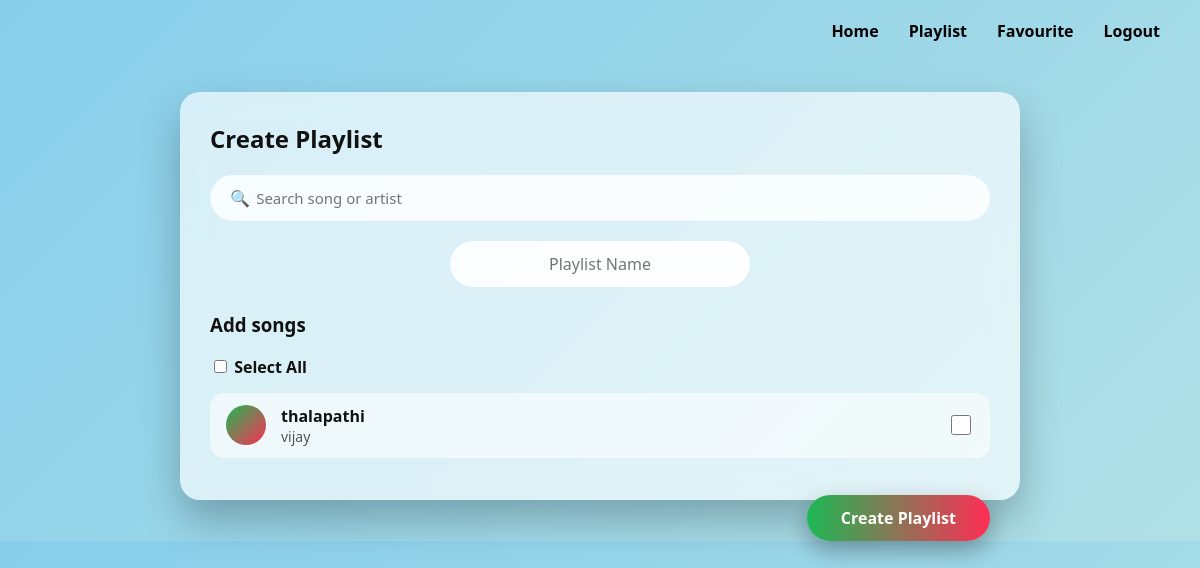
The page /create-playlist (signed in) on the database as committed earlier.
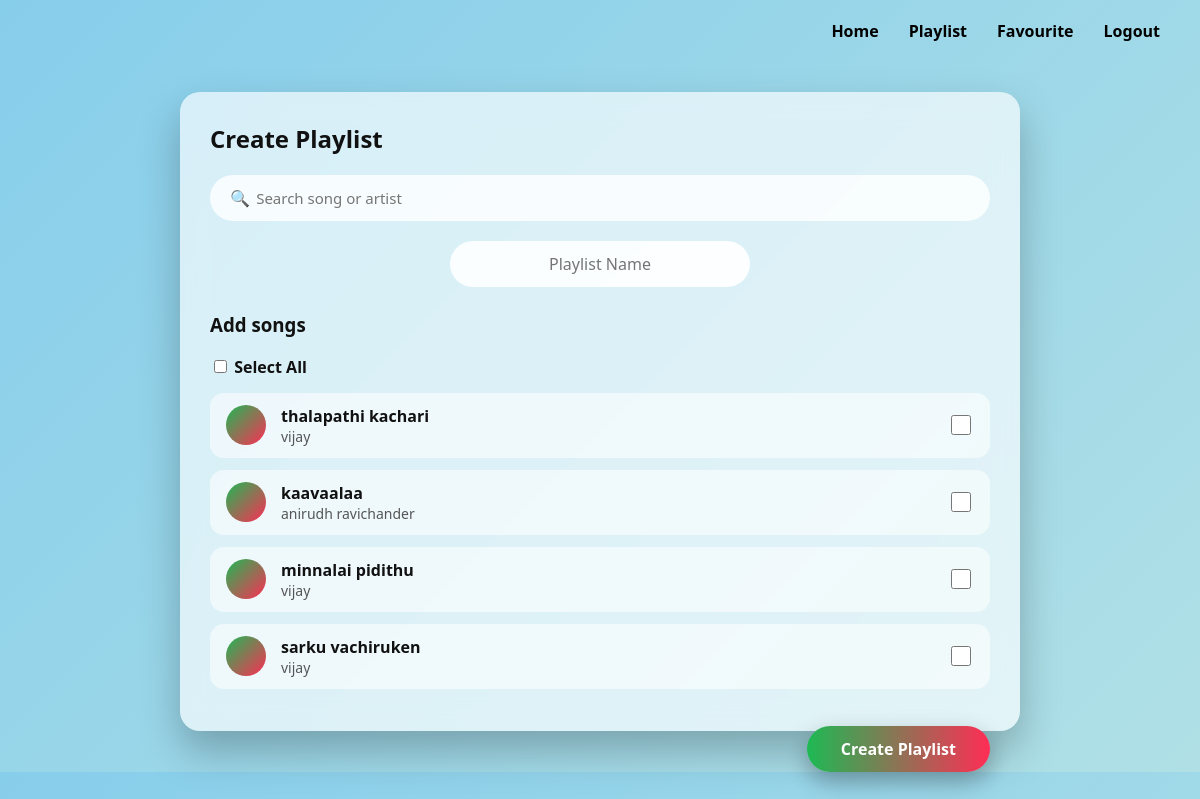
The same page on the database as committed later.
### controller/models.py (models this page shows)
class Song(Base):
    __tablename__ = "songs"
    id = Column(Integer, primary_key=True)
    title = Column(String, nullable=False)
    artist_name = Column(String, nullable=False)
    genre = Column(String)
    language = Column(String)
    file_path = Column(String, nullable=False)
    uploader_id = Column(Integer, ForeignKey("users.id"))

### main.py (the view, shortened to what this page needs)
@app.route("/create-playlist", methods=["GET", "POST"])
def create_playlist():
    if session.get("role") != "listener":
        return redirect("/login")
    db = SessionLocal()
    songs = db.query(Song).all()
    db.close()
    return render_template("create_playlist.html", songs=songs)

### templates/create_playlist.html (shortened to what this page needs)
<!DOCTYPE html>
<html lang="en">
<head>
</head>
<body>
<div class="navbar">
    <a href="/listener-dashboard">Home</a>
    <a href="/playlist">Playlist</a>
    <a href="/favourite">Favourite</a>
    <a href="/logout">Logout</a>
</div>
<div class="container">
<h2>Create Playlist</h2>
<div class="search">
    🔍 <input type="text" id="searchInput" placeholder="Search song or artist">
</div>
<input class="playlist-name"
       id="playlistName"
       placeholder="Playlist Name"
       required>
<h3>Add songs</h3>
<div class="select-all">
    <input type="checkbox" id="selectAll"> Select All
</div>
<div id="songList">
{% for song in songs %}
<div class="song-row" data-name="{{ song.title }} {{ song.artist_name }}">
    <div class="song-img"></div>
    <div class="song-info">
        <div class="song-title">{{ song.title }}</div>
        <div class="song-artist">{{ song.artist_name }}</div>
    </div>
    <input type="checkbox"
           value="{{ song.id }}"
           class="add-btn song-checkbox">
</div>
{% endfor %}
</div>
<button class="create-btn" onclick="createPlaylist()">
    Create Playlist
</button>
</div>
</body>
</html>

Rows that differ between the two databases and show on the page:
changed Song: title "thalapathi" → "thalapathi kachari"
added Song: title "kaavaalaa", artist_name "anirudh ravichander"
added Song: title "minnalai pidithu", artist_name "vijay"
added Song: title "sarku vachiruken", artist_name "vijay"
